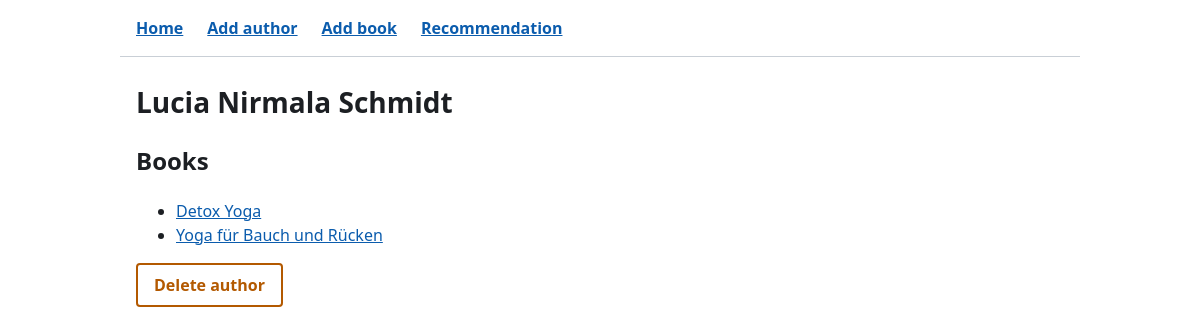
The page /author/8 on the database its author committed.
### data_models.py (models this page shows, shortened)
class Author(db.Model):  # type: ignore[name-defined]
    __tablename__ = "authors"
    id = db.Column(db.Integer, primary_key=True, autoincrement=True)
    name = db.Column(db.String, nullable=False)
    birth_date = db.Column(db.Date, nullable=False)
    date_of_death = db.Column(db.Date)
    books = db.relationship("Book", back_populates="author", cascade="all, delete-orphan")

class Book(db.Model):  # type: ignore[name-defined]
    __tablename__ = "books"
    id = db.Column(db.Integer, primary_key=True, autoincrement=True)
    isbn = db.Column(db.String, nullable=False, unique=True)
    title = db.Column(db.String, nullable=False)
    publication_year = db.Column(db.Integer)
    author_id = db.Column(db.Integer, db.ForeignKey("authors.id"), nullable=False)
    rating = db.Column(db.Integer)  # Optional, 1 to 10.
    author = db.relationship("Author", back_populates="books")

### app.py (the view)
@app.route("/author/<int:author_id>")
def author_detail(author_id: int) -> str:
    author = db.get_or_404(Author, author_id)
    return render_template("author.html", author=author)

### templates/author.html (shortened to what this page needs)
{% extends "base.html" %}
{% block content %}
  <h1>{{ author.name }}</h1>
  <h2>Books</h2>
  <ul>
    {% for book in author.books %}
    <li><a href="{{ url_for('book_detail', book_id=book.id) }}">{{ book.title }}</a></li>
    {% endfor %}
  </ul>
  <form action="{{ url_for('delete_author', author_id=author.id) }}" method="POST">
    <button class="danger" type="submit" aria-label="Delete author: {{ author.name }}">Delete author</button>
  </form>
{% endblock %}

### static/style.css (style rules this page uses)
:root { color-scheme: light dark; --bg: #ffffff; --surface: #f4f6f8; --text: #1c1f23; --muted: #555d66; --border: #c9cfd6; --accent: #0b5cad; --accent-text: #ffffff; --accent-bg: #e6f0fb; --warning: #b35900; --warning-bg: #fdf0e3; }
*, *::before, *::after { box-sizing: border-box; }
body { margin: 0; font: 1rem/1.5 system-ui, -apple-system, "Segoe UI", sans-serif; background: var(--bg); color: var(--text); }
a { color: var(--accent); }
h1 { margin: 0.5rem 0 1rem; font-size: 1.75rem; }
input, select, button { font: inherit; }
button, input[type="submit"] { min-height: 44px; padding: 0.4rem 1rem; border: 2px solid var(--accent); border-radius: 4px; background: var(--accent); color: var(--accent-text); font-weight: 600; cursor: pointer; }
button.danger { border-color: var(--warning); background: transparent; color: var(--warning); }

### rows shown on the page
Author: name "Lucia Nirmala Schmidt"
Book: title "Detox Yoga"
Book: title "Yoga für Bauch und Rücken"
